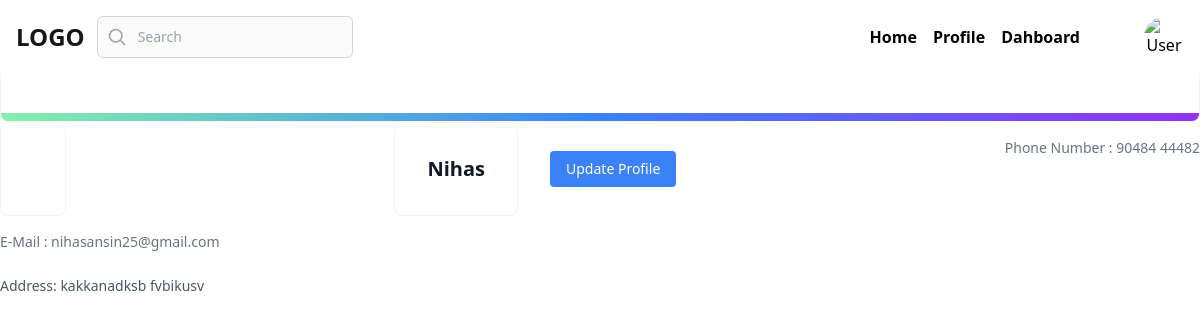
/customer/profile/ (signed in), run on an earlier commit of the app's database.
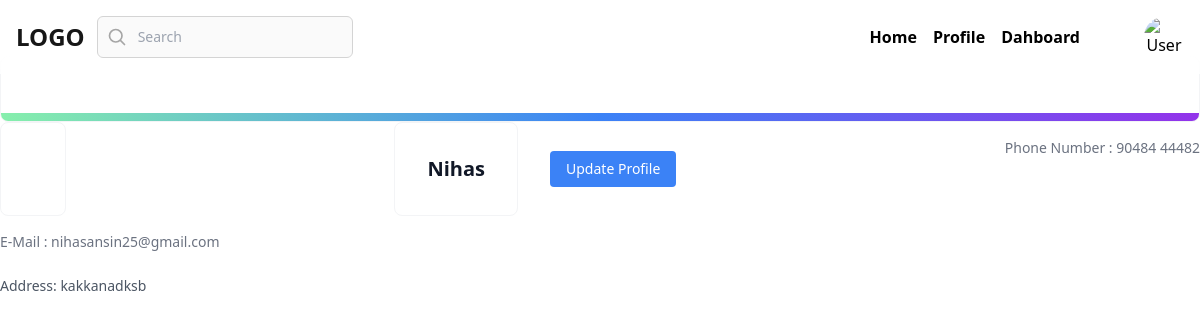
And on a later commit of the database.
### myapp/models.py (models this page shows, shortened)
class BaseModel(models.Model):
    created_date=models.DateTimeField(auto_now_add=True)
    updated_date=models.DateTimeField(auto_now=True)
    is_active=models.BooleanField(default=True)

class CustomerProfile(BaseModel):
    user = models.OneToOneField(User, on_delete=models.CASCADE, related_name='customer_profile')
    address = models.CharField(max_length=200, blank=True ,null=True)

class User(AbstractUser):
    role_choices = [
        ('customer', 'Customer'),
        ('provider', 'Service Provider'),
    ]
    role = models.CharField(max_length=20, choices=role_choices,default="customer")
    phone_number = models.CharField(max_length=15, blank=True, null=True)
    is_verified=models.BooleanField(default=False)
    otp=models.CharField(max_length=6,null=True,blank=True)

### myapp/views.py (the view)
# urls.py: path('customer/profile/',views.CustomerProfileListView.as_view(), name='customer-profile'),
class CustomerProfileListView(View):
    template_name="customer_profile.html"
    def get(self,request,*args,**kwargs):
        qs=CustomerProfile.objects.get(user=request.user)
        return render(request,self.template_name,{"data":qs})

### myapp/templates/customer_profile.html (shortened to what this page needs)
{% extends "customer_base.html" %}
{% block main_block %}
{% load static %}
{% if data %}
<a
  href="#"
  class="relative block overflow-hidden rounded-lg border border-gray-100 p-4 sm:p-6 lg:p-8"
>
  <span
    class="absolute inset-x-0 bottom-0 h-2 bg-gradient-to-r from-green-300 via-blue-500 to-purple-600"
  ></span>
  <div class="sm:flex sm:justify-between sm:gap-4">
    <div class="flex items-center gap-4">
      <h3 class="text-lg font-bold text-gray-900 sm:text-xl">
        {{ data.user.username }}
      </h3>
      <a href="{% url 'customer-edit' %}"
         class="ml-4 px-4 py-2 text-sm font-medium text-white bg-blue-500 rounded hover:bg-blue-600 focus:outline-none focus:ring">
         Update Profile
      </a>
    </div>
    <div class="mt-4">
        <p class="text-pretty text-sm text-gray-500">
         Phone Number : {{data.user.phone_number}}
        </p>
      </div>
  </div>
  <div class="mt-4">
    <p class="text-pretty text-sm text-gray-500">
     E-Mail : {{data.user.email}}
    </p>
  </div>
  <dl class="mt-6 flex gap-4 sm:gap-6">
    <div class="flex flex-col-reverse">
      <dt class="text-sm font-medium text-gray-600">Address: {{ data.address }}</dt>
    </div>
  </dl>
</a>
{% else %}
<p class="text-center text-gray-600">No profile available for the logged-in user.</p>
{% endif %}
{% endblock %}

What changed in the data, as far as the page shows it:
changed CustomerProfile "Nihas": address "kakkanadksb fvbikusv" → "kakkanadksb"
